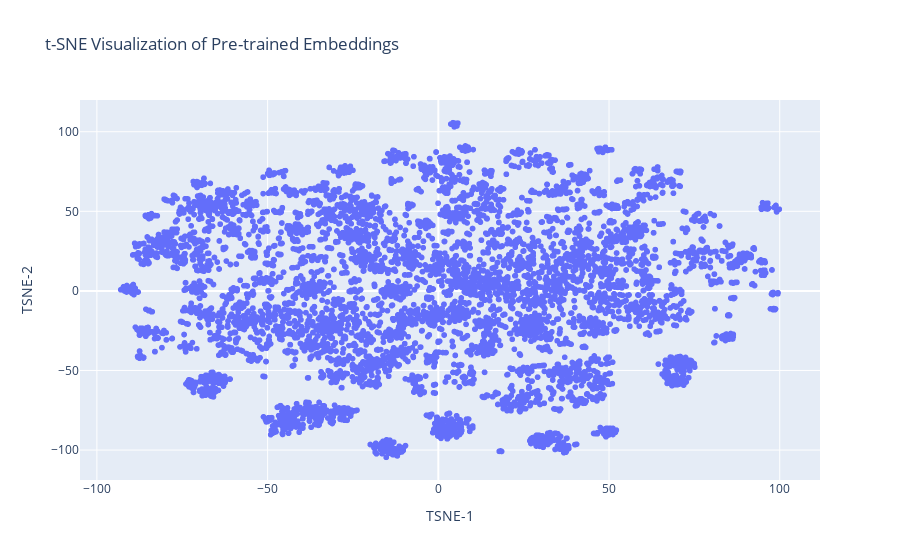

The notebook cell saved with this chart:
### Code cell
# Plot t-SNE results for pre-trained embeddings
plot_tsne(df_pretrained, 't-SNE Visualization of Pre-trained Embeddings')

### Figure 1 — Plotly figure (JSON) as saved in the notebook; plotly's stock layout.template omitted (floating-point values rounded to 4 significant figures; data arrays with more than 128 entries replaced by an {"elided": "..."} marker saying what was removed)
{"data": [{"customdata": {"elided": "11906x1 int values"}, "hovertemplate": "TSNE-1=%{x}<br>TSNE-2=%{y}<br>job_id=%{customdata[0]}<extra></extra>", "legendgroup": "", "marker": {"color": "#636efa", "symbol": "circle"}, "mode": "markers", "name": "", "showlegend": false, "type": "scattergl", "x": {"elided": "11906 float values"}, "xaxis": "x", "y": {"elided": "11906 float values"}, "yaxis": "y"}], "layout": {"legend": {"tracegroupgap": 0}, "title": {"text": "t-SNE Visualization of Pre-trained Embeddings"}, "xaxis": {"anchor": "y", "domain": [0, 1], "title": {"text": "TSNE-1"}}, "yaxis": {"anchor": "x", "domain": [0, 1], "title": {"text": "TSNE-2"}}}}
